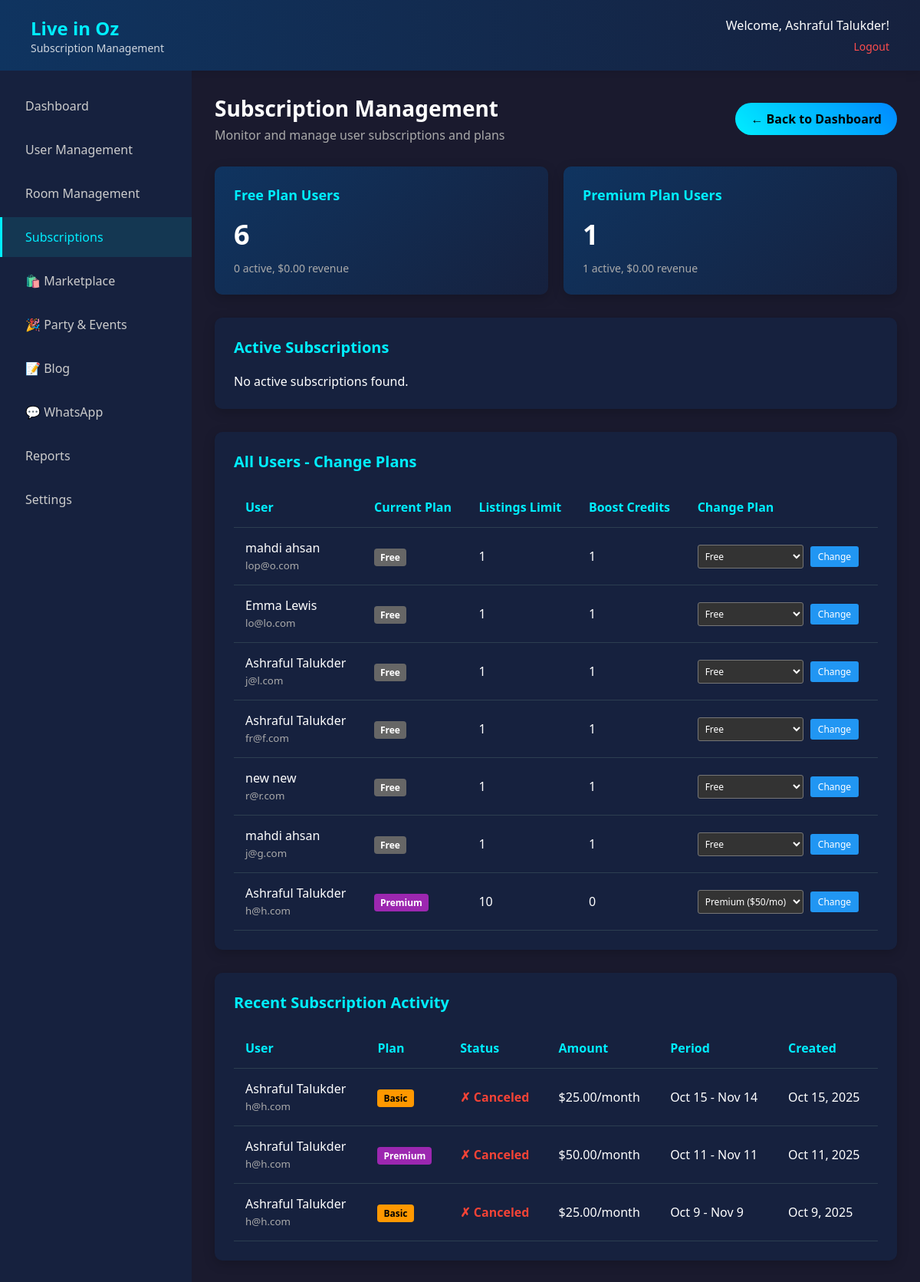
The app's page /admin/subscriptions.php (signed in) with its own data.
### tables this page shows
CREATE TABLE `users` (
  `id` int(11) NOT NULL,
  `first_name` varchar(50) NOT NULL,
  `last_name` varchar(50) NOT NULL,
  `profile_picture` varchar(255) DEFAULT NULL,
  `email` varchar(100) NOT NULL,
  `password` varchar(255) NOT NULL,
  `created_at` timestamp NOT NULL DEFAULT current_timestamp(),
  `updated_at` timestamp NOT NULL DEFAULT current_timestamp() ON UPDATE current_timestamp(),
  `is_active` tinyint(1) DEFAULT 1,
  `role` enum('user','admin') DEFAULT 'user',
  `is_verified` tinyint(1) DEFAULT 0,
  `user_type` enum('chat_only','full_access') DEFAULT 'full_access',
  `room_posts_count` int(11) DEFAULT 0,
  `available_posts` int(11) NOT NULL DEFAULT 3,
  `plan_type` enum('free','basic','premium') DEFAULT 'free',
  `plan_expires_at` timestamp NULL DEFAULT NULL,
  `active_listings_limit` int(11) DEFAULT 1,
  `boost_credits` int(11) DEFAULT 1,
  PRIMARY KEY (`id`)
);

CREATE TABLE `subscriptions` (
  `id` int(11) NOT NULL,
  `user_id` int(11) NOT NULL,
  `plan_type` enum('basic','premium') NOT NULL,
  `stripe_subscription_id` varchar(255) DEFAULT NULL,
  `status` enum('active','canceled','past_due','incomplete') DEFAULT 'active',
  `current_period_start` timestamp NULL DEFAULT NULL,
  `current_period_end` timestamp NULL DEFAULT NULL,
  `amount` decimal(10,2) NOT NULL,
  `currency` varchar(3) DEFAULT 'USD',
  `created_at` timestamp NOT NULL DEFAULT current_timestamp(),
  `updated_at` timestamp NOT NULL DEFAULT current_timestamp() ON UPDATE current_timestamp(),
  PRIMARY KEY (`id`)
);

### admin/admin_functions.php (called while the page is built, shortened)
<?php
function getUserPlanDistribution($pdo) {
    try {
        $query = "SELECT
            plan_type,
            COUNT(*) as user_count,
            SUM(CASE WHEN plan_expires_at > NOW() THEN 1 ELSE 0 END) as active_plans,
            AVG(active_listings_limit) as avg_listing_limit,
            AVG(boost_credits) as avg_boost_credits
            FROM users
            GROUP BY plan_type
            ORDER BY user_count DESC";
        $stmt = $pdo->prepare($query);
        $stmt->execute();
        $plans = $stmt->fetchAll(PDO::FETCH_ASSOC);
        $query = "SELECT
            u.plan_type,
            SUM(s.amount) as plan_revenue
            FROM users u
            LEFT JOIN subscriptions s ON u.id = s.user_id AND s.status = 'active'
            GROUP BY u.plan_type";
        $stmt = $pdo->prepare($query);
        $stmt->execute();
        $planRevenue = $stmt->fetchAll(PDO::FETCH_ASSOC);
        $revenueMap = [];
        foreach ($planRevenue as $row) {
            $revenueMap[$row['plan_type']] = (float)$row['plan_revenue'];
        }
        return $plans;
    } catch (Exception $e) {
        error_log("Error getting user plan distribution: " . $e->getMessage());
        return [];
    }
}
function getActiveSubscriptions($pdo) {
    try {
        $query = "SELECT
            s.*,
            u.first_name,
            u.last_name,
            u.email,
            u.active_listings_limit,
            u.boost_credits
            FROM subscriptions s
            JOIN users u ON s.user_id = u.id
            WHERE s.status = 'active'
            ORDER BY s.current_period_end ASC";
        $stmt = $pdo->prepare($query);
        $stmt->execute();
        return $stmt->fetchAll(PDO::FETCH_ASSOC);
    } catch (Exception $e) {
        error_log("Error getting active subscriptions: " . $e->getMessage());
        return [];
    }
}
?>

### admin/subscriptions.php (the view, shortened to what this page needs)
<?php
require_once 'admin_auth.php';
require_once 'admin_functions.php';
$pdo = getDBConnection();
try {
    $activeSubscriptions = getActiveSubscriptions($pdo);
} catch (Exception $e) {
    $activeSubscriptions = [];
}
try {
    $userPlanStats = getUserPlanDistribution($pdo);
} catch (Exception $e) {
    $userPlanStats = [];
}
try {
    $query = "SELECT
        s.*,
        u.first_name,
        u.last_name,
        u.email
        FROM subscriptions s
        JOIN users u ON s.user_id = u.id
        ORDER BY s.created_at DESC
        LIMIT 20";
    $stmt = $pdo->prepare($query);
    $stmt->execute();
    $recentSubscriptions = $stmt->fetchAll(PDO::FETCH_ASSOC);
} catch (Exception $e) {
    $recentSubscriptions = [];
}
?>
<!DOCTYPE html>
<html lang="en">
<head>
</head>
<body>
    <div class="header">
        <div class="logo">
            <h1>Live in Oz</h1>
            <p>Subscription Management</p>
        </div>
        <div class="user-info">
            <p>Welcome, <?php echo htmlspecialchars($_SESSION['first_name'] . ' ' . $_SESSION['last_name']); ?>!</p>
            <a href="logout.php">Logout</a>
        </div>
    </div>
    <div class="container">
        <div class="sidebar">
            <ul>
                 <li><a href="dashboard.php">Dashboard</a></li>
                <li><a href="users.php">User Management</a></li>
                <li><a href="rooms.php">Room Management</a></li>
                 <li><a href="subscriptions.php" class="active">Subscriptions</a></li>
                <li><a href="marketplace_review.php">🛍️ Marketplace</a></li>
                <li><a href="events_review.php">🎉 Party & Events</a></li>
                <li><a href="blog.php">📝 Blog</a></li>
                <li><a href="whatsapp.php">💬 WhatsApp</a></li>
                <li><a href="reports.php">Reports</a></li>
                <li><a href="#">Settings</a></li>
            </ul>
        </div>
        <div class="main-content">
            <div class="page-title">
                <div>
                    <h2>Subscription Management</h2>
                    <p>Monitor and manage user subscriptions and plans</p>
                </div>
                <a href="dashboard.php" style="background: linear-gradient(45deg, #00eeff, #0088ff); color: black; padding: 10px 20px; border-radius: 25px; text-decoration: none; font-weight: bold;">← Back to Dashboard</a>
            </div>
            <div class="stats-container">
                <?php if (count($userPlanStats) > 0): ?>
                    <?php foreach ($userPlanStats as $plan): ?>
                        <div class="stat-card">
                            <h3><?php echo ucfirst($plan['plan_type']); ?> Plan Users</h3>
                            <div class="number"><?php echo $plan['user_count']; ?></div>
                            <div class="description"><?php echo $plan['active_plans']; ?> active, $<?php echo number_format($plan['revenue'], 2); ?> revenue</div>
                        </div>
                    <?php endforeach; ?>
                <?php endif; ?>
            </div>
            <div class="subscriptions-table">
                <h3>Active Subscriptions</h3>
                <?php if (count($activeSubscriptions) > 0): ?>
                    <table>
                        <thead>
                            <tr>
                                <th>User</th>
                                <th>Plan</th>
                                <th>Current Period</th>
                                <th>Next Renewal</th>
                                <th>Monthly Amount</th>
                                <th>Actions</th>
                            </tr>
                        </thead>
                        <tbody>
                            <?php foreach ($activeSubscriptions as $subscription): ?>
                                <tr>
                                    <td>
                                        <div><?php echo htmlspecialchars($subscription['first_name'] . ' ' . $subscription['last_name']); ?></div>
                                        <small style="color: #aaa;"><?php echo htmlspecialchars($subscription['email']); ?></small>
                                    </td>
                                    <td>
                                        <?php if ($subscription['plan_type'] === 'basic'): ?>
                                            <span class="basic-badge">Basic Plan</span>
                                        <?php elseif ($subscription['plan_type'] === 'premium'): ?>
                                            <span class="premium-badge">Premium Plan</span>
                                        <?php else: ?>
                                            <span class="free-badge">Free Plan</span>
                                        <?php endif; ?>
                                    </td>
                                    <td><?php echo date('M j, Y', strtotime($subscription['current_period_start'])); ?> - <?php echo date('M j, Y', strtotime($subscription['current_period_end'])); ?></td>
                                    <td><?php echo date('M j, Y', strtotime($subscription['current_period_end'])); ?></td>
                                    <td>$<?php echo number_format($subscription['amount'], 2); ?>/month</td>
                                    <td>
                                        <form method="POST" style="display: inline;">
                                            <input type="hidden" name="subscription_id" value="<?php echo $subscription['id']; ?>">
                                            <input type="hidden" name="action" value="cancel_subscription">
                                            <button type="submit" class="action-btn cancel-btn"
                                                    onclick="return confirm('Are you sure you want to cancel this subscription?')">Cancel</button>
                                        </form>
                                    </td>
                                </tr>
                            <?php endforeach; ?>
                        </tbody>
                    </table>
                <?php else: ?>
                    <p>No active subscriptions found.</p>
                <?php endif; ?>
            </div>
            <div class="subscriptions-table" style="margin-top: 30px;">
                <h3>All Users - Change Plans</h3>
                <?php
                try {
                    $stmt = $pdo->prepare("SELECT id, first_name, last_name, email, plan_type, active_listings_limit, boost_credits FROM users ORDER BY created_at DESC");
                    $stmt->execute();
                    $allUsers = $stmt->fetchAll(PDO::FETCH_ASSOC);
                } catch (Exception $e) {
                    $allUsers = [];
                }
                ?>
                <?php if (count($allUsers) > 0): ?>
                    <table>
                        <thead>
                            <tr>
                                <th>User</th>
                                <th>Current Plan</th>
                                <th>Listings Limit</th>
                                <th>Boost Credits</th>
                                <th>Change Plan</th>
                            </tr>
                        </thead>
                        <tbody>
                            <?php foreach ($allUsers as $user): ?>
                                <tr>
                                    <td>
                                        <div><?php echo htmlspecialchars($user['first_name'] . ' ' . $user['last_name']); ?></div>
                                        <small style="color: #aaa;"><?php echo htmlspecialchars($user['email']); ?></small>
                                    </td>
                                    <td>
                                        <?php if ($user['plan_type'] === 'basic'): ?>
                                            <span class="basic-badge">Basic</span>
                                        <?php elseif ($user['plan_type'] === 'premium'): ?>
                                            <span class="premium-badge">Premium</span>
                                        <?php else: ?>
                                            <span class="free-badge">Free</span>
                                        <?php endif; ?>
                                    </td>
                                    <td><?php echo $user['active_listings_limit']; ?></td>
                                    <td><?php echo $user['boost_credits']; ?></td>
                                    <td>
                                        <form method="POST" style="display: inline;">
                                            <select name="new_plan" class="plan-select">
                                                <option value="free" <?php echo $user['plan_type'] === 'free' ? 'selected' : ''; ?>>Free</option>
                                                <option value="premium" <?php echo $user['plan_type'] === 'premium' ? 'selected' : ''; ?>>Premium ($50/mo)</option>
                                            </select>
                                            <button type="submit" class="action-btn change-btn"
                                                    onclick="return confirm('Change this user\'s plan?')">Change</button>
                                        </form>
                                    </td>
                                </tr>
                            <?php endforeach; ?>
                        </tbody>
                    </table>
                <?php else: ?>
                    <p>No users found.</p>
                <?php endif; ?>
            </div>
            <div class="subscriptions-table" style="margin-top: 30px;">
                <h3>Recent Subscription Activity</h3>
                <?php if (count($recentSubscriptions) > 0): ?>
                    <table>
                        <thead>
                            <tr>
                                <th>User</th>
                                <th>Plan</th>
                                <th>Status</th>
                                <th>Amount</th>
                                <th>Period</th>
                                <th>Created</th>
                            </tr>
                        </thead>
                        <tbody>
                            <?php foreach ($recentSubscriptions as $subscription): ?>
                                <tr>
                                    <td>
                                        <div><?php echo htmlspecialchars($subscription['first_name'] . ' ' . $subscription['last_name']); ?></div>
                                        <small style="color: #aaa;"><?php echo htmlspecialchars($subscription['email']); ?></small>
                                    </td>
                                    <td>
                                        <?php if ($subscription['plan_type'] === 'basic'): ?>
                                            <span class="basic-badge">Basic</span>
                                        <?php elseif ($subscription['plan_type'] === 'premium'): ?>
                                            <span class="premium-badge">Premium</span>
                                        <?php else: ?>
                                            <span class="free-badge">Free</span>
                                        <?php endif; ?>
                                    </td>
                                    <td>
                                        <?php if ($subscription['status'] === 'active'): ?>
                                            <span style="color: #4caf50; font-weight: bold;">✓ Active</span>
                                        <?php elseif ($subscription['status'] === 'canceled'): ?>
                                            <span style="color: #f44336; font-weight: bold;">✗ Canceled</span>
                                        <?php else: ?>
                                            <span style="color: #ff9800; font-weight: bold;"><?php echo ucfirst($subscription['status']); ?></span>
                                        <?php endif; ?>
                                    </td>
                                    <td>$<?php echo number_format($subscription['amount'], 2); ?>/month</td>
                                    <td><?php echo $subscription['current_period_start'] ? date('M j', strtotime($subscription['current_period_start'])) . ' - ' . date('M j', strtotime($subscription['current_period_end'])) : 'N/A'; ?></td>
                                    <td><?php echo date('M j, Y', strtotime($subscription['created_at'])); ?></td>
                                </tr>
                            <?php endforeach; ?>
                        </tbody>
                    </table>
                <?php else: ?>
                    <p>No subscription activity found.</p>
                <?php endif; ?>
            </div>
        </div>
    </div>
</body>
</html>

### records on screen
users: first_name+last_name "mahdi ahsan", email "lop@o.com", shows "Free", active_listings_limit "1", boost_credits "1", new_plan "Free"
users: first_name+last_name "Emma Lewis", email "lo@lo.com", shows "Free", active_listings_limit "1", boost_credits "1", new_plan "Free"
users: first_name+last_name "Ashraful Talukder", email "j@l.com", shows "Free", active_listings_limit "1", boost_credits "1", new_plan "Free"
users: first_name+last_name "Ashraful Talukder", email "fr@f.com", shows "Free", active_listings_limit "1", boost_credits "1", new_plan "Free"
users: first_name+last_name "new new", email "r@r.com", shows "Free", active_listings_limit "1", boost_credits "1", new_plan "Free"
users: first_name+last_name "mahdi ahsan", email "j@g.com", shows "Free", active_listings_limit "1", boost_credits "1", new_plan "Free"
users: first_name+last_name "Ashraful Talukder", email "h@h.com", shows "Premium", active_listings_limit "10", boost_credits "0", new_plan "Premium ($50/mo)"
subscriptions: user.last_name "Ashraful Talukder", user.email "h@h.com", plan_type "Basic", status "✗ Canceled", amount "25.00", current_period_start "Oct 15", current_period_end "Nov 14", created_at "Oct 15, 2025"
subscriptions: user.last_name "Ashraful Talukder", user.email "h@h.com", plan_type "Premium", status "✗ Canceled", amount "50.00", current_period_start "Oct 11", current_period_end "Nov 11", created_at "Oct 11, 2025"
subscriptions: user.last_name "Ashraful Talukder", user.email "h@h.com", plan_type "Basic", status "✗ Canceled", amount "25.00", current_period_start "Oct 9", current_period_end "Nov 9", created_at "Oct 9, 2025"

### other values on screen
$_SESSION['first_name'] . ' ' . $_SESSION['last_name'] "Ashraful Talukder"
$plan['plan_type'] "Free"
$plan['user_count'] "6"
$plan['active_plans'] "0"
$plan['revenue'] "0.00"
$plan['plan_type'] "Premium"
$plan['user_count'] "1"
$plan['active_plans'] "1"
